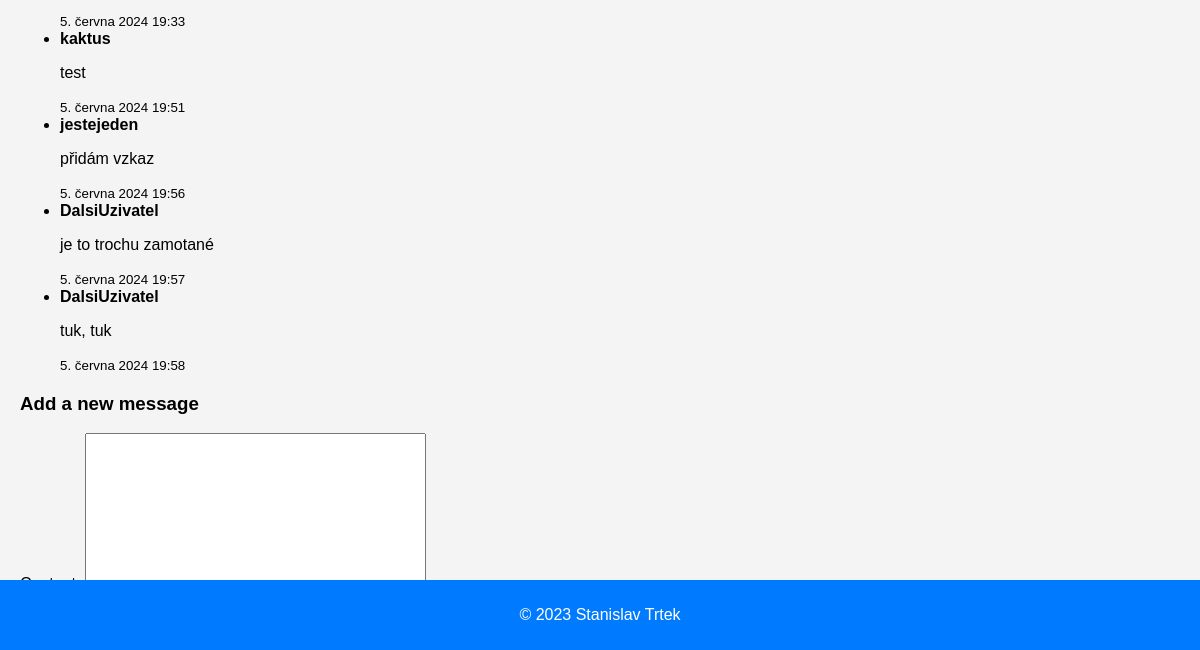
The page /messages/ (signed in, lower part) on the database as committed earlier.
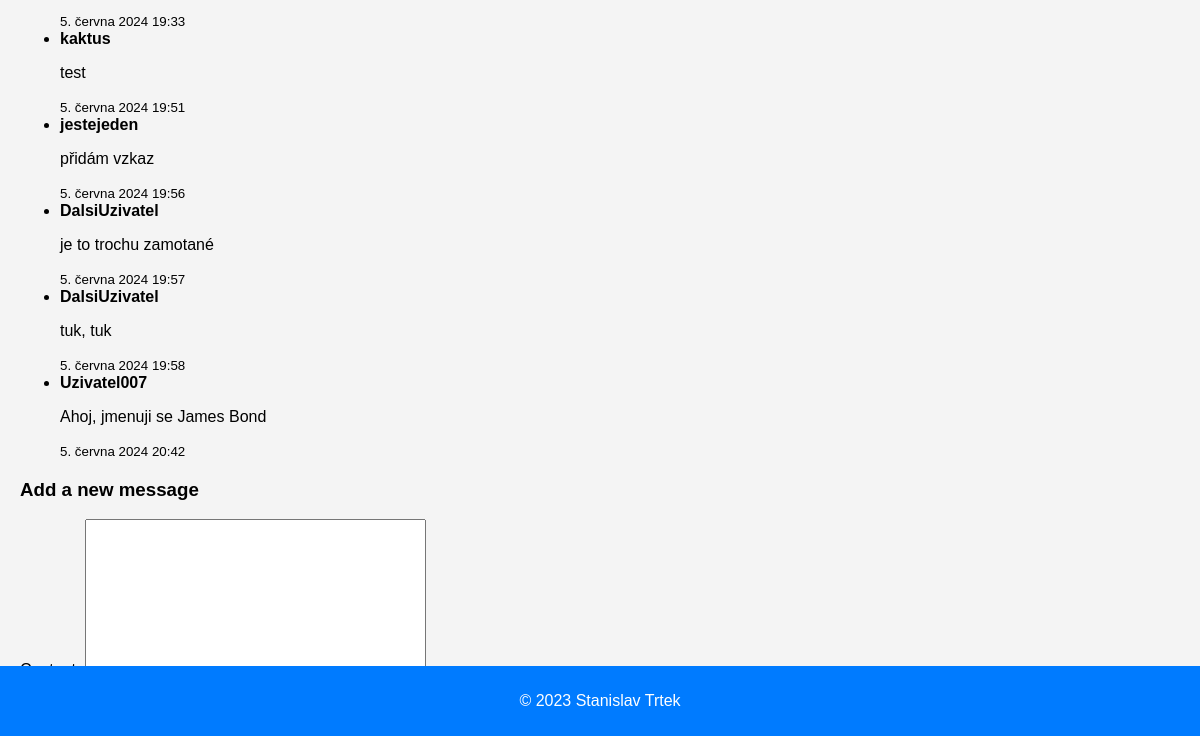
The same page on the database as committed later.
### myapp/models.py (models this page shows)
class Message(models.Model):
    objects = None
    user = models.ForeignKey(User, on_delete=models.CASCADE)
    content = models.TextField()
    timestamp = models.DateTimeField(auto_now_add=True)

### myapp/views.py (the view)
# urls.py: path('messages/', views.message_list, name='message_list'),
@login_required
def message_list(request):
    user_id = request.GET.get('user')
    if user_id:
        messages = Message.objects.filter(user_id=user_id)
    else:
        messages = Message.objects.all()
    users = User.objects.all()
    form = MessageForm()
    return render(request, 'message_list.html', {'messages': messages, 'form': form, 'users': users, 'selected_user': user_id})

### myapp/forms.py
class MessageForm(forms.ModelForm):
    class Meta:
        model = Message
        fields = ['content']

### myapp/context_processors.py (called while the page is built)
def current_datetime(request):
    return {
        'current_time': timezone.now()
    }

### myapp/templates/message_list.html (shortened to what this page needs)
{% extends 'base.html' %}
{% block content %}
<div class="container">
    <ul class="messages">
        {% for message in messages %}
            <li class="message">
                <strong>{{ message.user.username }}</strong>
                <p>{{ message.content }}</p>
                <small>{{ message.timestamp }}</small>
            </li>
        {% endfor %}
    </ul>
    <div class="add-message">
        <h3>Add a new message</h3>
        <form method="post" action="{% url 'add_message' %}">
            {{ form.as_p }}
            <button type="submit">Add Message</button>
        </form>
    </div>
</div>
{% endblock %}

Rows that differ between the two databases and show on the page:
added Message: user.username "Uzivatel007", content "Ahoj, jmenuji se James Bond", timestamp "5. června 2024 20:42"
